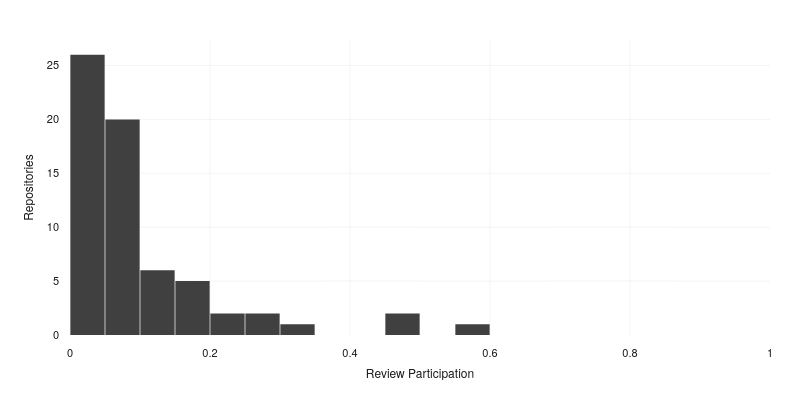

Write notebook code for a chart like this one.
### Markdown cell above
## Distribution

The empirical histogram across the cohort is reported with a placeholder bin count. The bin definition for stratified sampling is deliberately deferred until the distribution shape has been inspected.

### Code cell
bins = 20
lo, hi = 0.0, 1.0

(
    go.Figure()
    .add_trace(
        go.Histogram(
            x=participation["share"],
            marker=dict(
                color=pio.templates["thesis"].layout.colorway[3],
                line=dict(width=0),
            ),
            xbins=dict(start=lo, end=hi + (hi - lo) / bins, size=(hi - lo) / bins),
            autobinx=False,
        )
    )
    .update_xaxes(title_text="Review Participation", range=[0, 1])
    .update_yaxes(title_text="Repositories")
    .update_layout(
        width=800,
        height=400,
        showlegend=False,
        bargap=0.02,
        margin=dict(l=70, r=30, t=40, b=60),
    )
    .show(config={"toImageButtonOptions": {"format": "svg"}})
)

### Figure 1 — Plotly figure (JSON) as saved in the notebook; plotly's stock layout.template omitted (floating-point values rounded to 4 significant figures)
{"data": [{"autobinx": false, "marker": {"color": "#404040", "line": {"width": 0}}, "type": "histogram", "x": [0.0, 0.003106, 0.004785, 0.006061, 0.006525, 0.007599, 0.008439, 0.01046, 0.01047, 0.01496, 0.01509, 0.01571, 0.01575, 0.01687, 0.0219, 0.02419, 0.02423, 0.02632, 0.03046, 0.0332, 0.03782, 0.03933, 0.04313, 0.04509, 0.04739, 0.04908, 0.0514, 0.0544, 0.05512, 0.05521, 0.05595, 0.05645, 0.05943, 0.06135, 0.06161, 0.06452, 0.06562, 0.06627, 0.0725, 0.08657, 0.08759, 0.08796, 0.09034, 0.09131, 0.09881, 0.09945, 0.1151, 0.1213, 0.1237, 0.138, 0.1386, 0.144, 0.1571, 0.1713, 0.172, 0.1818, 0.1917, 0.2333, 0.2388, 0.2857, 0.2948, 0.3272, 0.4539, 0.4752, 0.5809], "xbins": {"end": 1.05, "size": 0.05, "start": 0}}], "layout": {"bargap": 0.02, "height": 400, "margin": {"b": 60, "l": 70, "r": 30, "t": 40}, "showlegend": false, "width": 800, "xaxis": {"range": [0, 1], "title": {"text": "Review Participation"}}, "yaxis": {"title": {"text": "Repositories"}}}}
